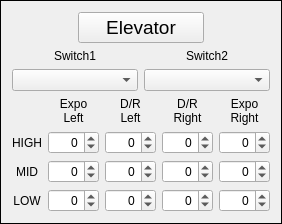
        <widget class="QFrame" name="ELE_Frame">
         <property name="frameShape">
          <enum>QFrame::Panel</enum>
         </property>
         <property name="frameShadow">
          <enum>QFrame::Plain</enum>
         </property>
         <layout class="QGridLayout" name="gridLayout_15">
          <item row="2" column="0" colspan="2">
           <widget class="QComboBox" name="ELE_edrSw1"/>
          </item>
          <item row="2" column="2" colspan="2">
           <widget class="QComboBox" name="ELE_edrSw2"/>
          </item>
          <item row="3" column="0" colspan="4">
           <layout class="QGridLayout" name="gridLayout_16">
            <item row="1" column="0">
             <widget class="QLabel" name="label_71">
              <property name="text">
               <string>HIGH</string>
              </property>
              <property name="alignment">
               <set>Qt::AlignCenter</set>
              </property>
             </widget>
            </item>
            <item row="1" column="1">
             <widget class="QSpinBox" name="ELE_ExpoLHi">
              <property name="alignment">
               <set>Qt::AlignRight|Qt::AlignTrailing|Qt::AlignVCenter</set>
              </property>
              <property name="accelerated">
               <bool>true</bool>
              </property>
              <property name="minimum">
               <number>-100</number>
              </property>
              <property name="maximum">
               <number>100</number>
              </property>
             </widget>
            </item>
            <item row="1" column="2">
             <widget class="QSpinBox" name="ELE_DrLHi">
              <property name="alignment">
               <set>Qt::AlignRight|Qt::AlignTrailing|Qt::AlignVCenter</set>
              </property>
              <property name="accelerated">
               <bool>true</bool>
              </property>
              <property name="minimum">
               <number>-100</number>
              </property>
              <property name="maximum">
               <number>100</number>
              </property>
             </widget>
            </item>
            <item row="1" column="3">
             <widget class="QSpinBox" name="ELE_DrRHi">
              <property name="alignment">
               <set>Qt::AlignRight|Qt::AlignTrailing|Qt::AlignVCenter</set>
              </property>
              <property name="accelerated">
               <bool>true</bool>
              </property>
              <property name="minimum">
               <number>-100</number>
              </property>
              <property name="maximum">
               <number>100</number>
              </property>
             </widget>
            </item>
            <item row="1" column="4">
             <widget class="QSpinBox" name="ELE_ExpoRHi">
              <property name="alignment">
               <set>Qt::AlignRight|Qt::AlignTrailing|Qt::AlignVCenter</set>
              </property>
              <property name="accelerated">
               <bool>true</bool>
              </property>
              <property name="minimum">
               <number>-100</number>
              </property>
              <property name="maximum">
               <number>100</number>
              </property>
             </widget>
            </item>
            <item row="2" column="0">
             <widget class="QLabel" name="label_72">
              <property name="text">
               <string>MID</string>
              </property>
              <property name="alignment">
               <set>Qt::AlignCenter</set>
              </property>
             </widget>
            </item>
            <item row="2" column="1">
             <widget class="QSpinBox" name="ELE_ExpoLMid">
              <property name="alignment">
               <set>Qt::AlignRight|Qt::AlignTrailing|Qt::AlignVCenter</set>
              </property>
              <property name="accelerated">
               <bool>true</bool>
              </property>
              <property name="minimum">
               <number>-100</number>
              </property>
              <property name="maximum">
               <number>100</number>
              </property>
             </widget>
            </item>
            <item row="2" column="2">
             <widget class="QSpinBox" name="ELE_DrLMid">
              <property name="alignment">
               <set>Qt::AlignRight|Qt::AlignTrailing|Qt::AlignVCenter</set>
              </property>
              <property name="accelerated">
               <bool>true</bool>
              </property>
              <property name="minimum">
               <number>-100</number>
              </property>
              <property name="maximum">
               <number>100</number>
              </property>
             </widget>
            </item>
            <item row="2" column="3">
             <widget class="QSpinBox" name="ELE_DrRMid">
              <property name="alignment">
               <set>Qt::AlignRight|Qt::AlignTrailing|Qt::AlignVCenter</set>
              </property>
              <property name="accelerated">
               <bool>true</bool>
              </property>
              <property name="minimum">
               <number>-100</number>
              </property>
              <property name="maximum">
               <number>100</number>
              </property>
             </widget>
            </item>
            <item row="2" column="4">
             <widget class="QSpinBox" name="ELE_ExpoRMid">
              <property name="alignment">
               <set>Qt::AlignRight|Qt::AlignTrailing|Qt::AlignVCenter</set>
              </property>
              <property name="accelerated">
               <bool>true</bool>
              </property>
              <property name="minimum">
               <number>-100</number>
              </property>
              <property name="maximum">
               <number>100</number>
              </property>
             </widget>
            </item>
            <item row="3" column="0">
             <widget class="QLabel" name="label_73">
              <property name="text">
               <string>LOW</string>
              </property>
              <property name="alignment">
               <set>Qt::AlignCenter</set>
              </property>
             </widget>
            </item>
            <item row="3" column="1">
             <widget class="QSpinBox" name="ELE_ExpoLLow">
              <property name="alignment">
               <set>Qt::AlignRight|Qt::AlignTrailing|Qt::AlignVCenter</set>
              </property>
              <property name="accelerated">
               <bool>true</bool>
              </property>
              <property name="minimum">
               <number>-100</number>
              </property>
              <property name="maximum">
               <number>100</number>
              </property>
             </widget>
            </item>
            <item row="3" column="2">
             <widget class="QSpinBox" name="ELE_DrLLow">
              <property name="alignment">
               <set>Qt::AlignRight|Qt::AlignTrailing|Qt::AlignVCenter</set>
              </property>
              <property name="accelerated">
               <bool>true</bool>
              </property>
              <property name="minimum">
               <number>-100</number>
              </property>
              <property name="maximum">
               <number>100</number>
              </property>
             </widget>
            </item>
            <item row="3" column="3">
             <widget class="QSpinBox" name="ELE_DrRLow">
              <property name="alignment">
               <set>Qt::AlignRight|Qt::AlignTrailing|Qt::AlignVCenter</set>
              </property>
              <property name="accelerated">
               <bool>true</bool>
              </property>
              <property name="minimum">
               <number>-100</number>
              </property>
              <property name="maximum">
               <number>100</number>
              </property>
             </widget>
            </item>
            <item row="3" column="4">
             <widget class="QSpinBox" name="ELE_ExpoRLow">
              <property name="alignment">
               <set>Qt::AlignRight|Qt::AlignTrailing|Qt::AlignVCenter</set>
              </property>
              <property name="accelerated">
               <bool>true</bool>
              </property>
              <property name="minimum">
               <number>-100</number>
              </property>
              <property name="maximum">
               <number>100</number>
              </property>
             </widget>
            </item>
            <item row="0" column="1">
             <widget class="QLabel" name="label_68">
              <property name="text">
               <string>Expo
Left</string>
              </property>
              <property name="alignment">
               <set>Qt::AlignCenter</set>
              </property>
             </widget>
            </item>
            <item row="0" column="3">
             <widget class="QLabel" name="label_74">
              <property name="text">
               <string>D/R
Right</string>
              </property>
              <property name="alignment">
               <set>Qt::AlignCenter</set>
              </property>
             </widget>
            </item>
            <item row="0" column="2">
             <widget class="QLabel" name="label_76">
              <property name="text">
               <string>D/R
Left</string>
              </property>
              <property name="alignment">
               <set>Qt::AlignCenter</set>
              </property>
             </widget>
            </item>
            <item row="0" column="4">
             <widget class="QLabel" name="label_79">
              <property name="text">
               <string>Expo
Right</string>
              </property>
              <property name="alignment">
               <set>Qt::AlignCenter</set>
              </property>
             </widget>
            </item>
           </layout>
          </item>
          <item row="1" column="2" colspan="2">
           <widget class="QLabel" name="label_45">
            <property name="text">
             <string>Switch2</string>
            </property>
            <property name="alignment">
             <set>Qt::AlignCenter</set>
            </property>
           </widget>
          </item>
          <item row="1" column="0" colspan="2">
           <widget class="QLabel" name="label_47">
            <property name="text">
             <string>Switch1</string>
            </property>
            <property name="alignment">
             <set>Qt::AlignCenter</set>
            </property>
           </widget>
          </item>
          <item row="0" column="1" colspan="2">
           <widget class="QPushButton" name="pushButton_3">
            <property name="font">
             <font>
              <pointsize>14</pointsize>
             </font>
            </property>
            <property name="text">
             <string>Elevator</string>
            </property>
           </widget>
          </item>
         </layout>
        </widget>
